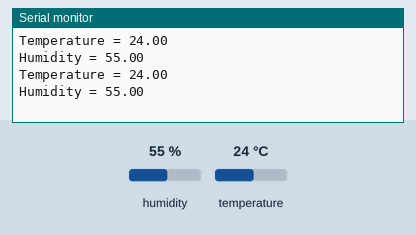
Recording of a sketch running on a simulated Arduino Uno, built with avr-gcc and run on an emulated ATmega328P. Parts: the last lines printed to the serial monitor. The test bench sets the inputs (shaded band); at power-on: humidity 55 %, temperature 24 °C.

Above: at 2.8 s.
2.9 s: humidity set to 22 %
At 4.9 s:
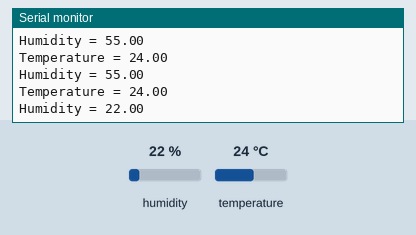
5.6 s: temperature set to 12 °C
At 7.3 s:
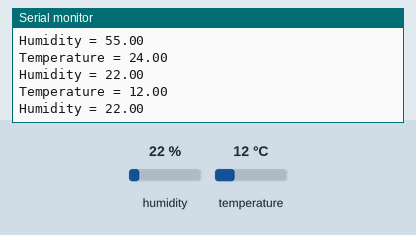
8.3 s: humidity set to 40 %
At 11.0 s:
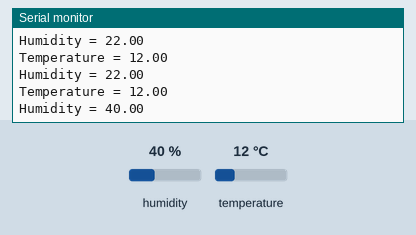
Timing chart, 0 to 12.5 s (numbered marks = the images above; inputs shaded):
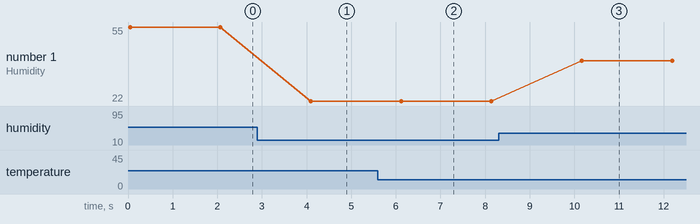

Measured:
- after the input at 2.9 s, the serial monitor: prints a new line after 1.2 s (image 1)
- after the input at 5.6 s, the serial monitor: prints a new line after 0.50 s (image 2)
- after the input at 8.3 s, the serial monitor: prints a new line after 1.9 s (image 3)
- plotted number 1: 55 → 22 after the input at 2.9 s, 22 → 40 after the input at 8.3 s

The sketch:

DHT11_test.ino
```cpp
// Set up for DHT11
#include "DHT.h"
#define DHTPIN 7
#define DHTTYPE DHT11
DHT dht(DHTPIN, DHTTYPE);

void setup() {
  // put your setup code here, to run once:
  Serial.begin(9600);
  dht.begin();
}

void loop() {
  // put your main code here, to run repeatedly:
  // TEMP & HUM
  float humi = dht.readHumidity();
  float temp = dht.readTemperature();

  Serial.print("Temperature = ");
  Serial.println(temp);
  Serial.print("Humidity = ");
  Serial.println(humi);
  delay(2000); //延时设置需在一秒以上 delay() 单位为ms

}
```
